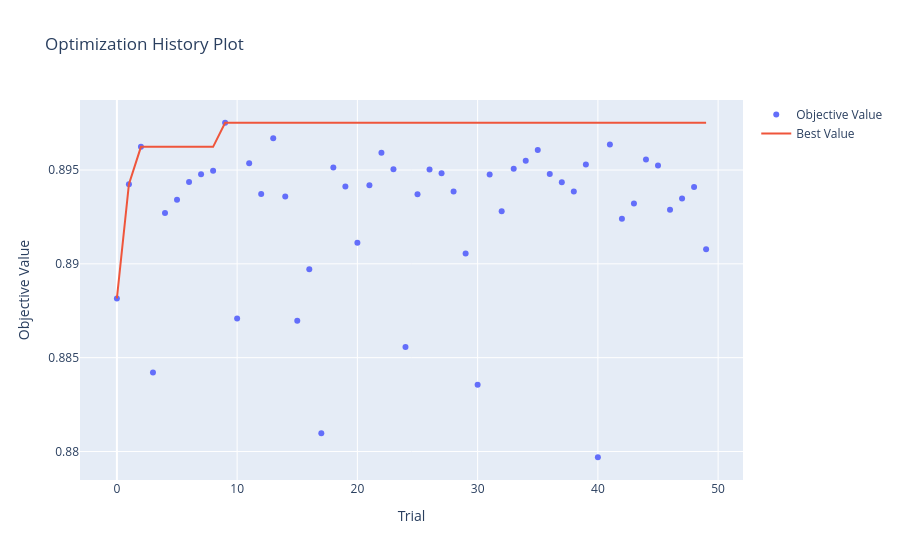
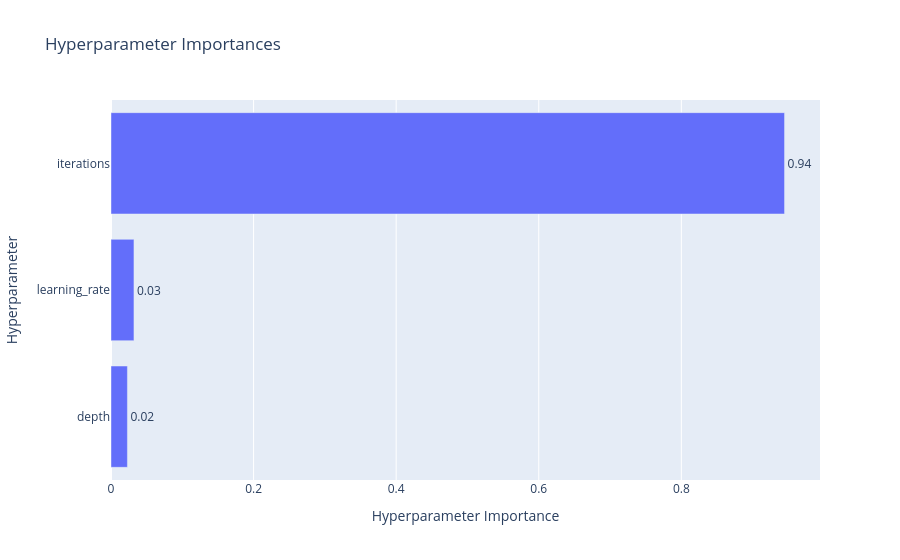
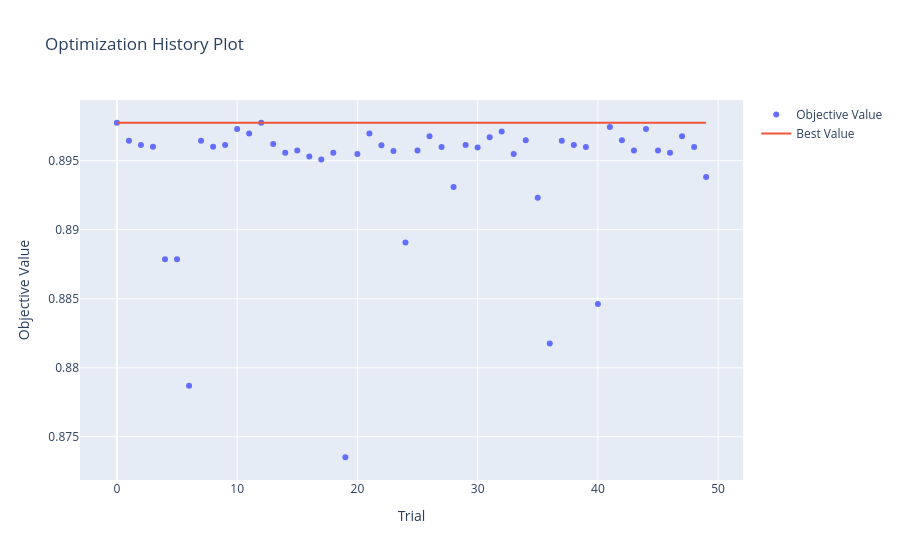
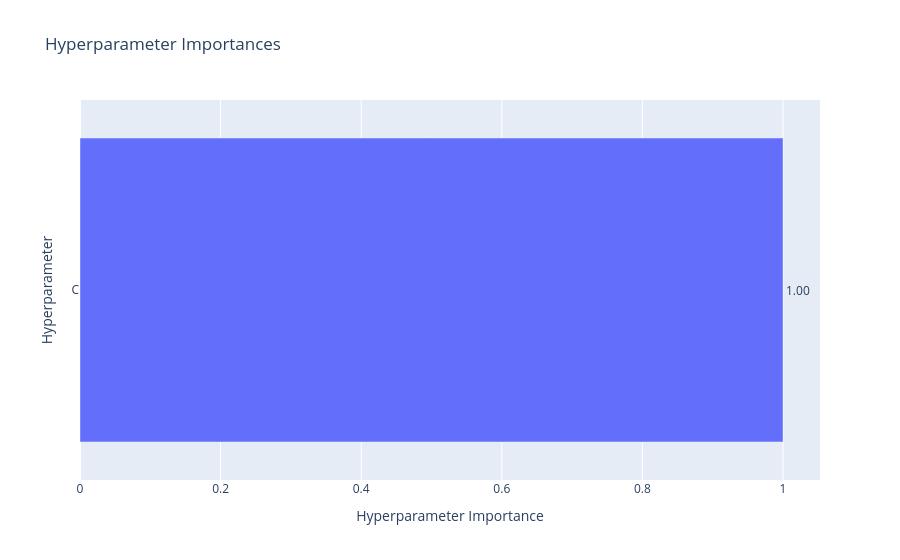

The notebook cell these images were saved under, in order:
### Code cell
# ── Optuna visualisation (or top-10 trials table fallback) ───────────────────
def _top10(study):
    df = study.trials_dataframe()
    keep = [c for c in ["number", "value", "duration"]
            + [f"params_{k}" for k in study.best_params] if c in df.columns]
    print(df[keep].sort_values("value", ascending=False).head(10).to_string(index=False))

for fam, study in STUDIES.items():
    print(f"\n=== {fam} — optimisation history / importances ===")
    if PLOTLY_OK:
        try:
            optuna.visualization.plot_optimization_history(study).show()
            optuna.visualization.plot_param_importances(study).show()
        except Exception as exc:
            print(f"visualisation failed ({type(exc).__name__}) — top-10 trials:")
            _top10(study)
    else:
        print("plotly missing — top-10 trials:")
        _top10(study)

### Figure 1 — Plotly figure (JSON) as saved in the notebook; plotly's stock layout.template omitted (floating-point values rounded to 4 significant figures)
{"data": [{"mode": "markers", "name": "Objective Value", "type": "scatter", "x": [0, 1, 2, 3, 4, 5, 6, 7, 8, 9, 10, 11, 12, 13, 14, 15, 16, 17, 18, 19, 20, 21, 22, 23, 24, 25, 26, 27, 28, 29, 30, 31, 32, 33, 34, 35, 36, 37, 38, 39, 40, 41, 42, 43, 44, 45, 46, 47, 48, 49], "y": [0.8882, 0.8942, 0.8962, 0.8842, 0.8927, 0.8934, 0.8944, 0.8948, 0.895, 0.8975, 0.8871, 0.8954, 0.8937, 0.8967, 0.8936, 0.887, 0.8897, 0.881, 0.8951, 0.8941, 0.8911, 0.8942, 0.8959, 0.895, 0.8856, 0.8937, 0.895, 0.8948, 0.8939, 0.8906, 0.8836, 0.8948, 0.8928, 0.8951, 0.8955, 0.8961, 0.8948, 0.8943, 0.8939, 0.8953, 0.8797, 0.8964, 0.8924, 0.8932, 0.8956, 0.8952, 0.8929, 0.8935, 0.8941, 0.8908]}, {"mode": "lines", "name": "Best Value", "type": "scatter", "x": [0, 1, 2, 3, 4, 5, 6, 7, 8, 9, 10, 11, 12, 13, 14, 15, 16, 17, 18, 19, 20, 21, 22, 23, 24, 25, 26, 27, 28, 29, 30, 31, 32, 33, 34, 35, 36, 37, 38, 39, 40, 41, 42, 43, 44, 45, 46, 47, 48, 49], "y": [0.8882, 0.8942, 0.8962, 0.8962, 0.8962, 0.8962, 0.8962, 0.8962, 0.8962, 0.8975, 0.8975, 0.8975, 0.8975, 0.8975, 0.8975, 0.8975, 0.8975, 0.8975, 0.8975, 0.8975, 0.8975, 0.8975, 0.8975, 0.8975, 0.8975, 0.8975, 0.8975, 0.8975, 0.8975, 0.8975, 0.8975, 0.8975, 0.8975, 0.8975, 0.8975, 0.8975, 0.8975, 0.8975, 0.8975, 0.8975, 0.8975, 0.8975, 0.8975, 0.8975, 0.8975, 0.8975, 0.8975, 0.8975, 0.8975, 0.8975]}, {"marker": {"color": "#cccccc"}, "mode": "markers", "name": "Infeasible Trial", "showlegend": false, "type": "scatter", "x": [], "y": []}], "layout": {"title": {"text": "Optimization History Plot"}, "xaxis": {"title": {"text": "Trial"}}, "yaxis": {"title": {"text": "Objective Value"}}}}

### Figure 2 — Plotly figure (JSON) as saved in the notebook; plotly's stock layout.template omitted (floating-point values rounded to 4 significant figures)
{"data": [{"cliponaxis": false, "hovertemplate": ["depth (IntDistribution): 0.02303677126903768<extra></extra>", "learning_rate (FloatDistribution): 0.03220034962929622<extra></extra>", "iterations (IntDistribution): 0.9447628791016661<extra></extra>"], "name": "Objective Value", "orientation": "h", "text": ["0.02", "0.03", "0.94"], "textposition": "outside", "type": "bar", "x": [0.02304, 0.0322, 0.9448], "y": ["depth", "learning_rate", "iterations"]}], "layout": {"title": {"text": "Hyperparameter Importances"}, "xaxis": {"title": {"text": "Hyperparameter Importance"}}, "yaxis": {"title": {"text": "Hyperparameter"}}}}

### Figure 3 — Plotly figure (JSON) as saved in the notebook; plotly's stock layout.template omitted (floating-point values rounded to 4 significant figures)
{"data": [{"mode": "markers", "name": "Objective Value", "type": "scatter", "x": [0, 1, 2, 3, 4, 5, 6, 7, 8, 9, 10, 11, 12, 13, 14, 15, 16, 17, 18, 19, 20, 21, 22, 23, 24, 25, 26, 27, 28, 29, 30, 31, 32, 33, 34, 35, 36, 37, 38, 39, 40, 41, 42, 43, 44, 45, 46, 47, 48, 49], "y": [0.8977, 0.8965, 0.8961, 0.896, 0.8879, 0.8879, 0.8787, 0.8965, 0.896, 0.8961, 0.8973, 0.897, 0.8977, 0.8962, 0.8956, 0.8957, 0.8953, 0.8951, 0.8956, 0.8735, 0.8955, 0.897, 0.8961, 0.8957, 0.8891, 0.8957, 0.8968, 0.896, 0.8931, 0.8961, 0.896, 0.8967, 0.8971, 0.8955, 0.8965, 0.8923, 0.8818, 0.8965, 0.8961, 0.896, 0.8846, 0.8974, 0.8965, 0.8957, 0.8973, 0.8957, 0.8956, 0.8968, 0.896, 0.8938]}, {"mode": "lines", "name": "Best Value", "type": "scatter", "x": [0, 1, 2, 3, 4, 5, 6, 7, 8, 9, 10, 11, 12, 13, 14, 15, 16, 17, 18, 19, 20, 21, 22, 23, 24, 25, 26, 27, 28, 29, 30, 31, 32, 33, 34, 35, 36, 37, 38, 39, 40, 41, 42, 43, 44, 45, 46, 47, 48, 49], "y": [0.8977, 0.8977, 0.8977, 0.8977, 0.8977, 0.8977, 0.8977, 0.8977, 0.8977, 0.8977, 0.8977, 0.8977, 0.8977, 0.8977, 0.8977, 0.8977, 0.8977, 0.8977, 0.8977, 0.8977, 0.8977, 0.8977, 0.8977, 0.8977, 0.8977, 0.8977, 0.8977, 0.8977, 0.8977, 0.8977, 0.8977, 0.8977, 0.8977, 0.8977, 0.8977, 0.8977, 0.8977, 0.8977, 0.8977, 0.8977, 0.8977, 0.8977, 0.8977, 0.8977, 0.8977, 0.8977, 0.8977, 0.8977, 0.8977, 0.8977]}, {"marker": {"color": "#cccccc"}, "mode": "markers", "name": "Infeasible Trial", "showlegend": false, "type": "scatter", "x": [], "y": []}], "layout": {"title": {"text": "Optimization History Plot"}, "xaxis": {"title": {"text": "Trial"}}, "yaxis": {"title": {"text": "Objective Value"}}}}

### Figure 4 — Plotly figure (JSON) as saved in the notebook; plotly's stock layout.template omitted (floating-point values rounded to 4 significant figures)
{"data": [{"cliponaxis": false, "hovertemplate": ["C (FloatDistribution): 1.0<extra></extra>"], "name": "Objective Value", "orientation": "h", "text": ["1.00"], "textposition": "outside", "type": "bar", "x": [1.0], "y": ["C"]}], "layout": {"title": {"text": "Hyperparameter Importances"}, "xaxis": {"title": {"text": "Hyperparameter Importance"}}, "yaxis": {"title": {"text": "Hyperparameter"}}}}
